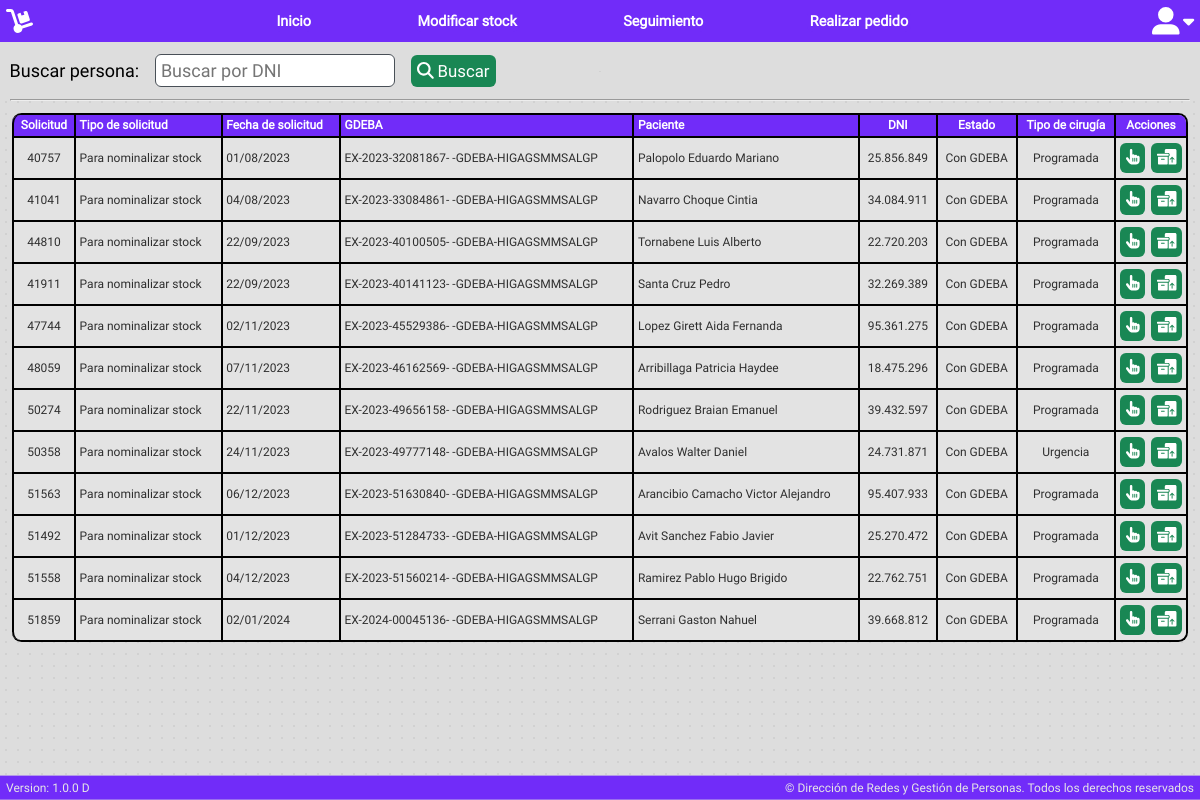
Screenshot of /app/search/expediente.php (signed in) with the database file from the repository.
### tables this page shows
CREATE TABLE `solicitudes` (
  `id` int(11) NOT NULL,
  `solicitud` varchar(255) NOT NULL,
  `tipo_solicitud` varchar(255) NOT NULL,
  `fecha_solicitud` date NOT NULL,
  `GDEBA` varchar(255) NOT NULL,
  `items_JSON` longtext NOT NULL CHECK (json_valid(`items_JSON`)),
  `paciente` varchar(255) NOT NULL,
  `dni` varchar(255) NOT NULL,
  `domicilio` varchar(255) NOT NULL,
  `localidad` varchar(255) NOT NULL,
  `sexo` varchar(255) NOT NULL,
  `edad` varchar(255) NOT NULL,
  `tipoDoc` varchar(255) NOT NULL,
  `telefono` varchar(255) NOT NULL,
  `estado` varchar(255) NOT NULL,
  `tipo_cirugia` varchar(255) NOT NULL,
  `fecha_perfeccionamiento` date NOT NULL,
  `sol_provision` varchar(255) NOT NULL,
  `fecha_cirugia` date NOT NULL,
  `comentarios` longtext NOT NULL,
  `nomencladores` text NOT NULL,
  `categoriascie` text NOT NULL,
  `banco` varchar(255) NOT NULL,
  `firmante` varchar(255) NOT NULL,
  `intervencion` varchar(255) NOT NULL
);

### app/search/expediente.php (the view, shortened to what this page needs)
<?php
$db = new DB();
$pdo = $db->connect();
?>
<?php include_once "../../public/layouts/bases/header.php"; ?>
<link rel="stylesheet" href="/Banco/public/css/user.css">
<link rel="stylesheet" href="/Banco/public/css/table.css">
<div class="busqueda">
    <label for="campoBusqueda">Buscar persona:</label>
    <input id="campoBusqueda" name="campoBusqueda" type="text" placeholder="Buscar por DNI" oninput="formatDNI(this)">
    <button class="btn-verde" id="btnBuscar"><i class="fa-solid fa-magnifying-glass"></i> Buscar</button>
    <hr>
</div>
<article>
    <?php
    try {
        $stmt = $pdo->prepare("SELECT i.id, i.solicitud, i.tipo_solicitud, DATE_FORMAT(i.fecha_solicitud, '%d/%m/%Y') AS fecha_solicitud, i.GDEBA, i.paciente, i.dni, i.estado, i.tipo_cirugia FROM solicitudes i WHERE i.intervencion = 'archivo' ORDER BY i.id ASC");
        $stmt->execute();
        echo '<table id="tablaBase">';
        echo '<thead>';
        echo '<tr>';
        echo '<th style="text-align: center; vertical-align: middle;">Solicitud</th>';
        echo '<th>Tipo de solicitud</th>';
        echo '<th>Fecha de solicitud</th>';
        echo '<th>GDEBA</th>';
        echo '<th>Paciente</th>';
        echo '<th style="text-align: center; vertical-align: middle;">DNI</th>';
        echo '<th style="text-align: center; vertical-align: middle;">Estado</th>';
        echo '<th style="text-align: center; vertical-align: middle;">Tipo de cirugía</th>';
        echo '<th style="text-align: center; vertical-align: middle;">Acciones</th>';
        echo '</tr>';
        echo '</thead>';
        echo '<tbody>';
        while ($row = $stmt->fetch(PDO::FETCH_ASSOC)) {
            $id = $row['id'];
            $solicitud = $row['solicitud'];
            $tipo_solicitud = $row['tipo_solicitud'];
            $fecha_solicitud = $row['fecha_solicitud'];
            $GDEBA = $row['GDEBA'];
            $paciente = $row['paciente'];
            $dni = $row['dni'];
            $estado = $row['estado'];
            $tipo_cirugia = $row['tipo_cirugia'];
            echo '<tr>';
            echo '<td style="text-align: center; vertical-align: middle;">' . $solicitud . '</td>';
            echo '<td style="vertical-align: middle;">' . $tipo_solicitud . '</td>';
            echo '<td style="vertical-align: middle;">' . $fecha_solicitud . '</td>';
            echo '<td style="vertical-align: middle;">' . $GDEBA . '</td>';
            echo '<td style="vertical-align: middle;">' . $paciente . '</td>';
            echo '<td style="text-align: center; vertical-align: middle;">' . $dni . '</td>';
            echo '<td style="text-align: center; vertical-align: middle;">' . $estado . '</td>';
            echo '<td style="text-align: center; vertical-align: middle;">' . $tipo_cirugia . '</td>';
            echo '<td style="vertical-align: middle; width: 6vw; text-align-last: justify;">
						<a class="btn-verde actionButton" style="font-size: 1.3vw;" href="/Banco/app/seguimiento/tramitar?idSol=' . $id . '" title="Ingresar a expediente"><i class="fa-solid fa-hand-pointer"></i></a>
                        <a class="btn-verde actionButton" style="font-size: 1.3vw;" title="Desarchivar expediente" href="/Banco/app/search/desarchivarSol.php?solicitudId='.$id.'"><i class="fa-solid fa-boxes-packing"></i></a>
							</td>';
            echo '</tr>';
        }
        echo '</tbody>';
        echo '</table>';
    } catch (PDOException $e) {
        echo 'Error: ' . $e->getMessage();
    }
    ?>
</article>
<?php include_once "../../public/layouts/bases/footer.php"; ?>

### public/css/header.css (style rules this page uses)
* { margin: 0; padding: 0; box-sizing: border-box; font-family: "Roboto", sans-serif; }
html { height: 100%; width: 100%; }
body { height: 100%; width: 100%; margin: 0; background-color: #dddddd; background-image: radial-gradient(#cfcfcfd4 0.1vw, transparent 0); background-size: 1vw 1vw; background-position: -19vw -19vw; }

### public/css/base.css (style rules this page uses)
:root { --color1: #5a24c7; --color2: #712cf9; --color3: #491da1; --color4: #37167a; --color5: #1b0b3b; }
article { padding: 1vw; width: 100%; min-height: calc(100% - 5.5vw); display: flex; flex-direction: column; color: #2e2e2e; font-size: 1vw; }
.btn-verde { color: #fff; background-color: #198754; border: #198754; padding: 0.5vw; border-radius: 0.5vw; font-size: 1vw; cursor: pointer; transition: all 0.15s ease-in-out; }
input, select, textarea { padding: 0.4vw; font-size: 1vw; border: 0.1vw #495057 solid; border-radius: 0.5vw; }

### public/css/user.css (style rules this page uses)
.busqueda { position: sticky; top: 3.5vw; background-color: #dddddd; background-image: radial-gradient(#cfcfcfd4 0.1vw, transparent 0); padding: 0 .8vw; width: 100%; }
article { min-height: calc(100% - 10.35vw); }
#campoBusqueda, label { font-size: 1.5vw; }
#campoBusqueda { margin: 1vw 1vw; }
.btn-verde { font-size: 1.4vw; }
td { height: 3.5vw; }

### public/css/table.css (style rules this page uses)
table { border: 0.2vw solid #000; border-collapse: separate; border-left: 0; border-radius: 0.8vw; border-spacing: 0px; width: 100%; font-size: 1vw; }
thead { display: table-header-group; vertical-align: middle; border-color: inherit; border-collapse: separate; background-color: var(--color2); border-radius: 0.8vw; color: #fff; }
tr { display: table-row; vertical-align: inherit; border-color: inherit; }
th, td { padding: 0.3vw; text-align: left; vertical-align: top; border-left: 0.2vw solid #000; }
td { border-top: 0.2vw solid #000; background-color: #e3e3e3; }
thead:first-child tr:first-child th:first-child, tbody:first-child tr:first-child td:first-child { border-radius: 0.7vw 0 0 0; }
thead:last-child tr:last-child th:first-child, tbody:last-child tr:last-child td:first-child { border-radius: 0 0 0 0.7vw; }
thead tr th:last-child { border-radius: 0 0.6vw 0 0; }
table tr:last-child td:last-child { border-radius: 0 0 0.7vw 0; }

### rows the page displays
solicitudes: solicitud "40757", tipo_solicitud "Para nominalizar stock", fecha_solicitud "01/08/2023", GDEBA "EX-2023-32081867- -GDEBA-HIGAGSMMSALGP", paciente "Palopolo Eduardo Mariano", dni "25.856.849", estado "Con GDEBA", tipo_cirugia "Programada"
solicitudes: solicitud "41041", tipo_solicitud "Para nominalizar stock", fecha_solicitud "04/08/2023", GDEBA "EX-2023-33084861- -GDEBA-HIGAGSMMSALGP", paciente "Navarro Choque Cintia", dni "34.084.911", estado "Con GDEBA", tipo_cirugia "Programada"
solicitudes: solicitud "44810", tipo_solicitud "Para nominalizar stock", fecha_solicitud "22/09/2023", GDEBA "EX-2023-40100505- -GDEBA-HIGAGSMMSALGP", paciente "Tornabene Luis Alberto", dni "22.720.203", estado "Con GDEBA", tipo_cirugia "Programada"
solicitudes: solicitud "41911", tipo_solicitud "Para nominalizar stock", fecha_solicitud "22/09/2023", GDEBA "EX-2023-40141123- -GDEBA-HIGAGSMMSALGP", paciente "Santa Cruz Pedro", dni "32.269.389", estado "Con GDEBA", tipo_cirugia "Programada"
solicitudes: solicitud "47744", tipo_solicitud "Para nominalizar stock", fecha_solicitud "02/11/2023", GDEBA "EX-2023-45529386- -GDEBA-HIGAGSMMSALGP", paciente "Lopez Girett Aida Fernanda", dni "95.361.275", estado "Con GDEBA", tipo_cirugia "Programada"
solicitudes: solicitud "48059", tipo_solicitud "Para nominalizar stock", fecha_solicitud "07/11/2023", GDEBA "EX-2023-46162569- -GDEBA-HIGAGSMMSALGP", paciente "Arribillaga Patricia Haydee", dni "18.475.296", estado "Con GDEBA", tipo_cirugia "Programada"
solicitudes: solicitud "50274", tipo_solicitud "Para nominalizar stock", fecha_solicitud "22/11/2023", GDEBA "EX-2023-49656158- -GDEBA-HIGAGSMMSALGP", paciente "Rodriguez Braian Emanuel", dni "39.432.597", estado "Con GDEBA", tipo_cirugia "Programada"
solicitudes: solicitud "50358", tipo_solicitud "Para nominalizar stock", fecha_solicitud "24/11/2023", GDEBA "EX-2023-49777148- -GDEBA-HIGAGSMMSALGP", paciente "Avalos Walter Daniel", dni "24.731.871", estado "Con GDEBA", tipo_cirugia "Urgencia"
solicitudes: solicitud "51563", tipo_solicitud "Para nominalizar stock", fecha_solicitud "06/12/2023", GDEBA "EX-2023-51630840- -GDEBA-HIGAGSMMSALGP", paciente "Arancibio Camacho Victor Alejandro", dni "95.407.933", estado "Con GDEBA", tipo_cirugia "Programada"
solicitudes: solicitud "51492", tipo_solicitud "Para nominalizar stock", fecha_solicitud "01/12/2023", GDEBA "EX-2023-51284733- -GDEBA-HIGAGSMMSALGP", paciente "Avit Sanchez Fabio Javier", dni "25.270.472", estado "Con GDEBA", tipo_cirugia "Programada"
solicitudes: solicitud "51558", tipo_solicitud "Para nominalizar stock", fecha_solicitud "04/12/2023", GDEBA "EX-2023-51560214- -GDEBA-HIGAGSMMSALGP", paciente "Ramirez Pablo Hugo Brigido", dni "22.762.751", estado "Con GDEBA", tipo_cirugia "Programada"
solicitudes: solicitud "51859", tipo_solicitud "Para nominalizar stock", fecha_solicitud "02/01/2024", GDEBA "EX-2024-00045136- -GDEBA-HIGAGSMMSALGP", paciente "Serrani Gaston Nahuel", dni "39.668.812", estado "Con GDEBA", tipo_cirugia "Programada"
